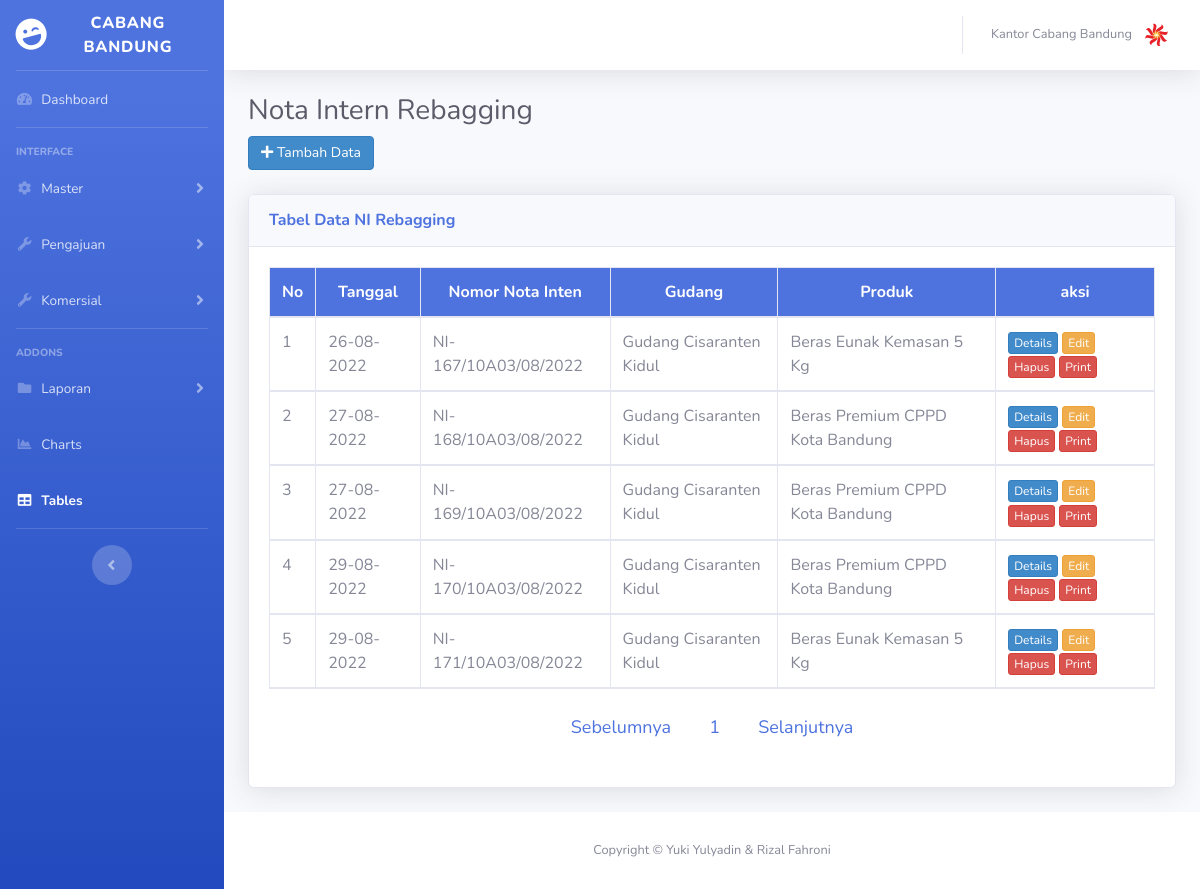
/tablenirebag.php (signed in), run on the app's committed database.
### tables this page shows
CREATE TABLE `master_nirebag` (
  `id_rebag` int(5) NOT NULL,
  `no_ni` int(5) NOT NULL,
  `nama_produk` varchar(50) NOT NULL,
  `tanggal_rebag` date NOT NULL,
  `gudang_rebag` varchar(50) NOT NULL,
  `koli_rebag` int(9) NOT NULL,
  `kuantum_rebag` int(9) NOT NULL,
  `bahan_rebag` varchar(50) NOT NULL,
  `nama_atasan` varchar(50) NOT NULL,
  `kemasansebelum_rebag` int(12) NOT NULL,
  `kemasansesudah_rebag` int(12) NOT NULL
);

CREATE TABLE `master_produk` (
  `id_produk` int(5) NOT NULL,
  `jenis_produk` varchar(50) NOT NULL,
  `nama_produk` varchar(50) NOT NULL
);

### tablenirebag.php (the view, shortened to what this page needs)
<?php
include"koneksi.php";
if(empty($_SESSION['username']) AND empty($_SESSION['password'])) {
    header('location:login.php');
}else{
?>
<!DOCTYPE html>
<html lang="en">
<head>
    <link href="vendor/fontawesome-free/css/all.min.css" rel="stylesheet" type="text/css">
    <link href="css/sb-admin-2.css" rel="stylesheet">
    <link href="vendor/datatables/dataTables.bootstrap4.min.css" rel="stylesheet">
</head>
<body id="page-top">
    <div id="wrapper">
        <ul class="navbar-nav bg-gradient-primary sidebar sidebar-dark accordion" id="accordionSidebar">
            <a class="sidebar-brand d-flex align-items-center justify-content-center" href="index.php">
                <div class="sidebar-brand-icon rotate-n-15">
                    <i class="fas fa-laugh-wink"></i>
                </div>
                <div class="sidebar-brand-text mx-3">Cabang Bandung</div>
            </a>
            <hr class="sidebar-divider my-0">
            <li class="nav-item">
                <a class="nav-link" href="index.php">
                    <i class="fas fa-fw fa-tachometer-alt"></i>
                    <span>Dashboard</span></a>
            </li>
            <hr class="sidebar-divider">
            <div class="sidebar-heading">
                Interface
            </div>
            <li class="nav-item">
                <a class="nav-link collapsed" href="#" data-toggle="collapse" data-target="#collapseTwo"
                    aria-expanded="true" aria-controls="collapseTwo">
                    <i class="fas fa-fw fa-cog"></i>
                    <span>Master</span>
                </a>
            </li>
            <li class="nav-item">
                <a class="nav-link collapsed" href="#" data-toggle="collapse" data-target="#collapseUtilities"
                    aria-expanded="true" aria-controls="collapseUtilities">
                    <i class="fas fa-fw fa-wrench"></i>
                    <span>Pengajuan</span>
                </a>
            </li>
             <li class="nav-item">
                    <a class="nav-link collapsed" href="#" data-toggle="collapse" data-target="#collapseUtilities1"
                        aria-expanded="true" aria-controls="collapseUtilities1">
                        <i class="fas fa-fw fa-wrench"></i>
                        <span>Komersial</span>
                    </a>
                </li>
            <hr class="sidebar-divider">
            <div class="sidebar-heading">
                Addons
            </div>
            <li class="nav-item">
                <a class="nav-link collapsed" href="#" data-toggle="collapse" data-target="#collapsePages"
                    aria-expanded="true" aria-controls="collapsePages">
                    <i class="fas fa-fw fa-folder"></i>
                    <span>Laporan</span>
                </a>
            </li>
            <li class="nav-item">
                <a class="nav-link" href="404.php">
                    <i class="fas fa-fw fa-chart-area"></i>
                    <span>Charts</span></a>
            </li>
            <li class="nav-item active">
                <a class="nav-link" href="404.php">
                    <i class="fas fa-fw fa-table"></i>
                    <span>Tables</span></a>
            </li>
            <hr class="sidebar-divider d-none d-md-block">
            <div class="text-center d-none d-md-inline">
                <button class="rounded-circle border-0" id="sidebarToggle"></button>
            </div>
        </ul>
        <div id="content-wrapper" class="d-flex flex-column">
            <div id="content">
                <nav class="navbar navbar-expand navbar-light bg-white topbar mb-4 static-top shadow">
                    <ul class="navbar-nav ml-auto">
                        <li class="nav-item dropdown no-arrow">
                            <a class="nav-link dropdown-toggle" href="#" id="userDropdown" role="button"
                                data-toggle="dropdown" aria-haspopup="true" aria-expanded="false">
                                <span class="mr-2 d-none d-lg-inline text-gray-600 small">Kantor Cabang Bandung</span>
                                <img class="img-profile rounded-circle"
                                    src="img/bulog.svg">
                            </a>
                        </li>
                    </ul>
                </nav>
                <div class="container-fluid">
                    <h1 class="h3 mb-2 text-gray-800">Nota Intern Rebagging</h1>
                    <a href="tambahnirebag.php" style="margin-right :0.5pc;"
							class="btn btn-primary btn-md pull-right">
							<i class="fa fa-plus"></i> Tambah Data</a>
						<br/>
                        <br/>
                    <div class="card shadow mb-4">
                        <div class="card-header py-3">
                            <h6 class="m-0 font-weight-bold text-primary">Tabel Data NI Rebagging</h6>
                        </div>
                        <div class="card-body">
                            <div class="table-responsive">
                                <table class="table table-bordered" width="100%" cellspacing="0">
                                    <thead >
                                        <tr>
                                            <th style="background:#4e73df;color:#fff;">No</th>
                                            <th style="background:#4e73df;color:#fff;">Tanggal</th>
                                            <th style="background:#4e73df;color:#fff;">Nomor Nota Inten</th>
                                            <th style="background:#4e73df;color:#fff;">Gudang</th>
                                            <th style="background:#4e73df;color:#fff;">Produk</th>
                                            <th style="background:#4e73df;color:#fff;">aksi</th>
                                        </tr>
                                        <?php
                                         $batas = 10;
                                         $halaman = isset($_GET['halaman'])?(int)$_GET['halaman'] : 1;
                                         $halaman_awal = ($halaman>1) ? ($halaman * $batas) - $batas : 0;
                                         $sebelumnya = $halaman - 1;
                                         $selanjutnya = $halaman + 1;
                                         $sql=mysqli_query($koneksi,"SELECT * FROM master_nirebag");
                                         $jumlah_data = mysqli_num_rows($sql);
                                         $total_halaman = ceil($jumlah_data / $batas);
                                         $tampil=mysqli_query($koneksi,"SELECT * FROM master_nirebag INNER JOIN master_produk ON master_nirebag.nama_produk = master_produk.id_produk
                                                                                                     INNER JOIN master_bahan ON master_nirebag.bahan_rebag = master_bahan.id_bahan
                                                                                                     order by id_rebag ASC limit $halaman_awal, $batas");
                                         $nomor = $halaman_awal+1;
                                         while($data=mysqli_fetch_array($tampil)){
                                         $bulanaja = date('m',strtotime($data['tanggal_rebag']));
                                         $tanggalindo = date('d-m-Y',strtotime($data['tanggal_rebag']));
                                         echo"<tr>
                                         <td>$nomor</td>
                                         <td>$tanggalindo</td>
                                         <td>NI-$data[no_ni]/10A03/$bulanaja/2022</td>
                                         <td>$data[gudang_rebag]</td>
                                         <td>$data[nama_produk]</td>
                                         <td>
                                            <a href='detailnirebag.php?id_rebag=$data[id_rebag]'><button class='btn btn-primary btn-xs'>Details</button></a>
                                            <a href='editnirebag.php?id_rebag=$data[id_rebag]'><button class='btn btn-warning btn-xs' data-toggle='modal' data-target='#editModal'>Edit</button></a>
                                            <a href='deletenirebag.php?id_rebag=$data[id_rebag]'><button class='btn btn-danger btn-xs'>Hapus</button></a>
                                            <a href='suratnirebag.php?id_rebag=$data[id_rebag]'><button class='btn btn-danger btn-xs'>Print</button></a>
                                         </td>
                                         </tr>";
                                             ?>
                                             <?php
                                             $nomor++;
                                             }
                                             ?>
                                    </thead>
                                </table>
                                <p align="center">
                                    <a class="btn btn-skin btn-lg" <?php if($halaman > 1){ echo "href='?halaman=$sebelumnya'";} ?>
                                        >Sebelumnya
                                    </a>
                                    <?php
                                        for ($i=1;$i<=$total_halaman;$i++)
                                        {
                                     ?>
                                        <a class="btn btn-skin btn-lg" href="?halaman=<?php echo $i ?>">
                                            <?php echo $i; ?>
                                            </a>
                                            <?php
                                                }
                                                ?>
                                                <a class="btn btn-skin btn-lg" <?php if($halaman < $total_halaman) { echo "href='?halaman=$selanjutnya'"; } ?>
                                                >Selanjutnya
                                                </a>
                                 </p>
                            </div>
                        </div>
                    </div>
                </div>
            </div>
            <footer class="sticky-footer bg-white">
                <div class="container my-auto">
                    <div class="copyright text-center my-auto">
                        <span>Copyright &copy; Yuki Yulyadin & Rizal Fahroni </span>
                    </div>
                </div>
            </footer>
        </div>
    </div>
</body>
</html>
<?php
}
?>

### data on the page
master_nirebag: tanggal_rebag "26-08-2022", no_ni "167", tanggal_rebag "08", gudang_rebag "Gudang Cisaranten Kidul", master_produk.nama_produk "Beras Eunak Kemasan 5 Kg"
master_nirebag: tanggal_rebag "27-08-2022", no_ni "168", tanggal_rebag "08", gudang_rebag "Gudang Cisaranten Kidul", master_produk.nama_produk "Beras Premium CPPD Kota Bandung"
master_nirebag: tanggal_rebag "27-08-2022", no_ni "169", tanggal_rebag "08", gudang_rebag "Gudang Cisaranten Kidul", master_produk.nama_produk "Beras Premium CPPD Kota Bandung"
master_nirebag: tanggal_rebag "29-08-2022", no_ni "170", tanggal_rebag "08", gudang_rebag "Gudang Cisaranten Kidul", master_produk.nama_produk "Beras Premium CPPD Kota Bandung"
master_nirebag: tanggal_rebag "29-08-2022", no_ni "171", tanggal_rebag "08", gudang_rebag "Gudang Cisaranten Kidul", master_produk.nama_produk "Beras Eunak Kemasan 5 Kg"
